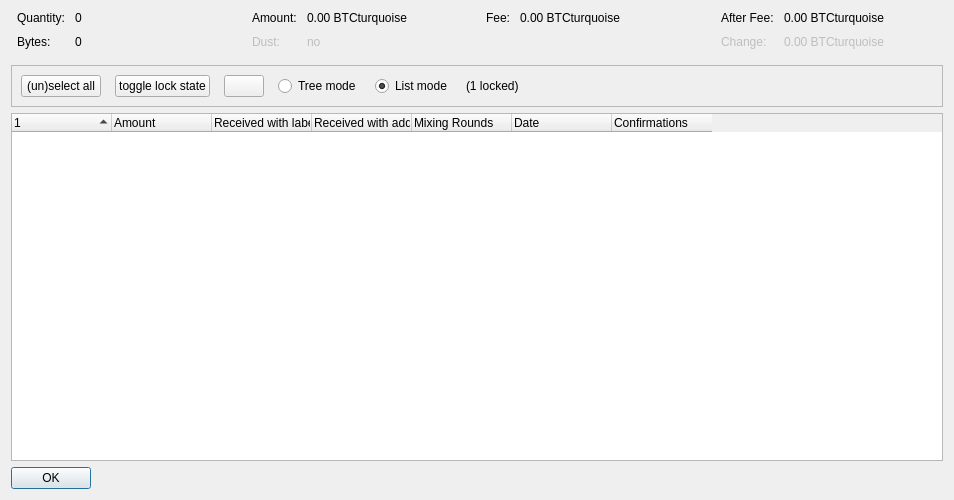
<?xml version="1.0" encoding="UTF-8"?>
<ui version="4.0">
 <class>CoinControlDialog</class>
 <widget class="QDialog" name="CoinControlDialog">
  <property name="geometry">
   <rect>
    <x>0</x>
    <y>0</y>
    <width>954</width>
    <height>500</height>
   </rect>
  </property>
  <property name="windowTitle">
   <string>Coin Selection</string>
  </property>
  <layout class="QVBoxLayout" name="verticalLayout">
   <item>
    <layout class="QHBoxLayout" name="horizontalLayoutTop" stretch="0,0,0,0">
     <property name="topMargin">
      <number>0</number>
     </property>
     <property name="bottomMargin">
      <number>10</number>
     </property>
     <item>
      <layout class="QFormLayout" name="formLayoutCoinControl1">
       <property name="horizontalSpacing">
        <number>10</number>
       </property>
       <property name="verticalSpacing">
        <number>10</number>
       </property>
       <property name="leftMargin">
        <number>6</number>
       </property>
       <property name="rightMargin">
        <number>6</number>
       </property>
       <item row="0" column="0">
        <widget class="QLabel" name="labelCoinControlQuantityText">
         <property name="text">
          <string>Quantity:</string>
         </property>
        </widget>
       </item>
       <item row="0" column="1">
        <widget class="QLabel" name="labelCoinControlQuantity">
         <property name="cursor">
          <cursorShape>IBeamCursor</cursorShape>
         </property>
         <property name="contextMenuPolicy">
          <enum>Qt::ActionsContextMenu</enum>
         </property>
         <property name="text">
          <string notr="true">0</string>
         </property>
         <property name="textInteractionFlags">
          <set>Qt::LinksAccessibleByMouse|Qt::TextSelectableByKeyboard|Qt::TextSelectableByMouse</set>
         </property>
        </widget>
       </item>
       <item row="1" column="0">
        <widget class="QLabel" name="labelCoinControlBytesText">
         <property name="text">
          <string>Bytes:</string>
         </property>
        </widget>
       </item>
       <item row="1" column="1">
        <widget class="QLabel" name="labelCoinControlBytes">
         <property name="cursor">
          <cursorShape>IBeamCursor</cursorShape>
         </property>
         <property name="contextMenuPolicy">
          <enum>Qt::ActionsContextMenu</enum>
         </property>
         <property name="text">
          <string notr="true">0</string>
         </property>
         <property name="textInteractionFlags">
          <set>Qt::LinksAccessibleByMouse|Qt::TextSelectableByKeyboard|Qt::TextSelectableByMouse</set>
         </property>
        </widget>
       </item>
      </layout>
     </item>
     <item>
      <layout class="QFormLayout" name="formLayoutCoinControl2">
       <property name="horizontalSpacing">
        <number>10</number>
       </property>
       <property name="verticalSpacing">
        <number>10</number>
       </property>
       <property name="leftMargin">
        <number>6</number>
       </property>
       <property name="rightMargin">
        <number>6</number>
       </property>
       <item row="0" column="0">
        <widget class="QLabel" name="labelCoinControlAmountText">
         <property name="text">
          <string>Amount:</string>
         </property>
        </widget>
       </item>
       <item row="0" column="1">
        <widget class="QLabel" name="labelCoinControlAmount">
         <property name="cursor">
          <cursorShape>IBeamCursor</cursorShape>
         </property>
         <property name="contextMenuPolicy">
          <enum>Qt::ActionsContextMenu</enum>
         </property>
         <property name="text">
          <string notr="true">0.00 BTCturquoise</string>
         </property>
         <property name="textInteractionFlags">
          <set>Qt::LinksAccessibleByMouse|Qt::TextSelectableByKeyboard|Qt::TextSelectableByMouse</set>
         </property>
        </widget>
       </item>
       <item row="1" column="0">
        <widget class="QLabel" name="labelCoinControlLowOutputText">
         <property name="enabled">
          <bool>false</bool>
         </property>
         <property name="text">
          <string>Dust:</string>
         </property>
        </widget>
       </item>
       <item row="1" column="1">
        <widget class="QLabel" name="labelCoinControlLowOutput">
         <property name="enabled">
          <bool>false</bool>
         </property>
         <property name="cursor">
          <cursorShape>IBeamCursor</cursorShape>
         </property>
         <property name="contextMenuPolicy">
          <enum>Qt::ActionsContextMenu</enum>
         </property>
         <property name="text">
          <string notr="true">no</string>
         </property>
         <property name="textInteractionFlags">
          <set>Qt::LinksAccessibleByMouse|Qt::TextSelectableByKeyboard|Qt::TextSelectableByMouse</set>
         </property>
        </widget>
       </item>
      </layout>
     </item>
     <item>
      <layout class="QFormLayout" name="formLayoutCoinControl3">
       <property name="horizontalSpacing">
        <number>10</number>
       </property>
       <property name="verticalSpacing">
        <number>10</number>
       </property>
       <property name="leftMargin">
        <number>6</number>
       </property>
       <property name="rightMargin">
        <number>6</number>
       </property>
       <item row="0" column="0">
        <widget class="QLabel" name="labelCoinControlFeeText">
         <property name="text">
          <string>Fee:</string>
         </property>
        </widget>
       </item>
       <item row="0" column="1">
        <widget class="QLabel" name="labelCoinControlFee">
         <property name="cursor">
          <cursorShape>IBeamCursor</cursorShape>
         </property>
         <property name="contextMenuPolicy">
          <enum>Qt::ActionsContextMenu</enum>
         </property>
         <property name="text">
          <string notr="true">0.00 BTCturquoise</string>
         </property>
         <property name="textInteractionFlags">
          <set>Qt::LinksAccessibleByMouse|Qt::TextSelectableByKeyboard|Qt::TextSelectableByMouse</set>
         </property>
        </widget>
       </item>
      </layout>
     </item>
     <item>
      <layout class="QFormLayout" name="formLayoutCoinControl4">
       <property name="horizontalSpacing">
        <number>10</number>
       </property>
       <property name="verticalSpacing">
        <number>10</number>
       </property>
       <property name="leftMargin">
        <number>6</number>
       </property>
       <property name="rightMargin">
        <number>6</number>
       </property>
       <item row="0" column="0">
        <widget class="QLabel" name="labelCoinControlAfterFeeText">
         <property name="text">
          <string>After Fee:</string>
         </property>
        </widget>
       </item>
       <item row="0" column="1">
        <widget class="QLabel" name="labelCoinControlAfterFee">
         <property name="cursor">
          <cursorShape>IBeamCursor</cursorShape>
         </property>
         <property name="contextMenuPolicy">
          <enum>Qt::ActionsContextMenu</enum>
         </property>
         <property name="text">
          <string notr="true">0.00 BTCturquoise</string>
         </property>
         <property name="textInteractionFlags">
          <set>Qt::LinksAccessibleByMouse|Qt::TextSelectableByKeyboard|Qt::TextSelectableByMouse</set>
         </property>
        </widget>
       </item>
       <item row="1" column="0">
        <widget class="QLabel" name="labelCoinControlChangeText">
         <property name="enabled">
          <bool>false</bool>
         </property>
         <property name="text">
          <string>Change:</string>
         </property>
        </widget>
       </item>
       <item row="1" column="1">
        <widget class="QLabel" name="labelCoinControlChange">
         <property name="enabled">
          <bool>false</bool>
         </property>
         <property name="cursor">
          <cursorShape>IBeamCursor</cursorShape>
         </property>
         <property name="contextMenuPolicy">
          <enum>Qt::ActionsContextMenu</enum>
         </property>
         <property name="text">
          <string notr="true">0.00 BTCturquoise</string>
         </property>
         <property name="textInteractionFlags">
          <set>Qt::LinksAccessibleByMouse|Qt::TextSelectableByKeyboard|Qt::TextSelectableByMouse</set>
         </property>
        </widget>
       </item>
      </layout>
     </item>
    </layout>
   </item>
   <item>
    <widget class="QFrame" name="frame">
     <property name="minimumSize">
      <size>
       <width>0</width>
       <height>40</height>
      </size>
     </property>
     <property name="frameShape">
      <enum>QFrame::StyledPanel</enum>
     </property>
     <property name="frameShadow">
      <enum>QFrame::Sunken</enum>
     </property>
     <layout class="QHBoxLayout" name="horizontalLayout">
      <item>
       <layout class="QHBoxLayout" name="horizontalLayoutPanel" stretch="0,0,0,0,0,0,0">
        <property name="spacing">
         <number>14</number>
        </property>
        <item>
         <widget class="QPushButton" name="pushButtonSelectAll">
          <property name="sizePolicy">
           <sizepolicy hsizetype="Maximum" vsizetype="Fixed">
            <horstretch>0</horstretch>
            <verstretch>0</verstretch>
           </sizepolicy>
          </property>
          <property name="text">
           <string>(un)select all</string>
          </property>
          <property name="autoDefault">
           <bool>false</bool>
          </property>
         </widget>
        </item>
        <item>
         <widget class="QPushButton" name="pushButtonToggleLock">
          <property name="sizePolicy">
           <sizepolicy hsizetype="Maximum" vsizetype="Fixed">
            <horstretch>0</horstretch>
            <verstretch>0</verstretch>
           </sizepolicy>
          </property>
          <property name="text">
           <string>toggle lock state</string>
          </property>
          <property name="autoDefault">
           <bool>false</bool>
          </property>
         </widget>
        </item>
        <item>
         <widget class="QPushButton" name="hideButton">
          <property name="sizePolicy">
           <sizepolicy hsizetype="Maximum" vsizetype="Fixed">
            <horstretch>0</horstretch>
            <verstretch>0</verstretch>
           </sizepolicy>
          </property>
          <property name="text">
           <string/>
          </property>
          <property name="autoDefault">
           <bool>false</bool>
          </property>
         </widget>
        </item>
        <item>
         <widget class="QRadioButton" name="radioTreeMode">
          <property name="sizePolicy">
           <sizepolicy hsizetype="Maximum" vsizetype="Fixed">
            <horstretch>0</horstretch>
            <verstretch>0</verstretch>
           </sizepolicy>
          </property>
          <property name="text">
           <string>Tree mode</string>
          </property>
         </widget>
        </item>
        <item>
         <widget class="QRadioButton" name="radioListMode">
          <property name="sizePolicy">
           <sizepolicy hsizetype="Maximum" vsizetype="Fixed">
            <horstretch>0</horstretch>
            <verstretch>0</verstretch>
           </sizepolicy>
          </property>
          <property name="text">
           <string>List mode</string>
          </property>
          <property name="checked">
           <bool>true</bool>
          </property>
         </widget>
        </item>
        <item>
         <widget class="QLabel" name="labelLocked">
          <property name="text">
           <string>(1 locked)</string>
          </property>
         </widget>
        </item>
        <item>
         <spacer name="horizontalSpacer">
          <property name="orientation">
           <enum>Qt::Horizontal</enum>
          </property>
          <property name="sizeHint" stdset="0">
           <size>
            <width>40</width>
            <height>20</height>
           </size>
          </property>
         </spacer>
        </item>
       </layout>
      </item>
     </layout>
    </widget>
   </item>
   <item>
    <widget class="CoinControlTreeWidget" name="treeWidget">
     <property name="contextMenuPolicy">
      <enum>Qt::CustomContextMenu</enum>
     </property>
     <property name="sortingEnabled">
      <bool>false</bool>
     </property>
     <property name="columnCount">
      <number>7</number>
     </property>
     <attribute name="headerShowSortIndicator" stdset="0">
      <bool>true</bool>
     </attribute>
     <attribute name="headerStretchLastSection">
      <bool>false</bool>
     </attribute>
     <column>
      <property name="text">
       <string/>
      </property>
     </column>
     <column>
      <property name="text">
       <string>Amount</string>
      </property>
     </column>
     <column>
      <property name="text">
       <string>Received with label</string>
      </property>
     </column>
     <column>
      <property name="text">
       <string>Received with address</string>
      </property>
     </column>
     <column>
      <property name="text">
       <string>Mixing Rounds</string>
      </property>
     </column>
     <column>
      <property name="text">
       <string>Date</string>
      </property>
     </column>
     <column>
      <property name="text">
       <string>Confirmations</string>
      </property>
      <property name="toolTip">
       <string>Confirmed</string>
      </property>
     </column>
    </widget>
   </item>
   <item>
    <widget class="QDialogButtonBox" name="buttonBox">
     <property name="sizePolicy">
      <sizepolicy hsizetype="Maximum" vsizetype="Fixed">
       <horstretch>0</horstretch>
       <verstretch>0</verstretch>
      </sizepolicy>
     </property>
     <property name="orientation">
      <enum>Qt::Horizontal</enum>
     </property>
     <property name="standardButtons">
      <set>QDialogButtonBox::Ok</set>
     </property>
    </widget>
   </item>
  </layout>
 </widget>
 <customwidgets>
  <customwidget>
   <class>CoinControlTreeWidget</class>
   <extends>QTreeWidget</extends>
   <header>qt/coincontroltreewidget.h</header>
  </customwidget>
 </customwidgets>
 <resources/>
 <connections/>
</ui>
